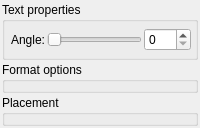
<?xml version="1.0" encoding="UTF-8"?>
<ui version="4.0">
 <class>tabAnnVal</class>
 <widget class="QWidget" name="tabAnnVal">
  <layout class="QVBoxLayout" name="outerLayout">
   <property name="spacing"><number>2</number></property>
   <property name="leftMargin"><number>2</number></property>
   <property name="topMargin"><number>2</number></property>
   <property name="rightMargin"><number>2</number></property>
   <property name="bottomMargin"><number>2</number></property>
   <item>
    <widget class="QGroupBox" name="fraTextProp">
     <property name="title"><string>Text properties</string></property>
     <layout class="QGridLayout" name="layoutTextProp">
      <property name="spacing"><number>2</number></property>
      <property name="leftMargin"><number>2</number></property>
      <property name="topMargin"><number>2</number></property>
      <property name="rightMargin"><number>2</number></property>
      <property name="bottomMargin"><number>2</number></property>
      <item row="0" column="0"><widget class="FontSelector" name="cmbFont"/></item>
      <item row="0" column="1"><widget class="AlignmentSelector" name="selAlign"/></item>
      <item row="1" column="0"><widget class="ColorSelector" name="cmbColor"/></item>
      <item row="1" column="1">
       <widget class="QWidget" name="rowAngle">
        <layout class="QHBoxLayout" name="layoutAngle">
         <property name="spacing"><number>2</number></property>
         <property name="leftMargin"><number>2</number></property>
         <property name="topMargin"><number>2</number></property>
         <property name="rightMargin"><number>2</number></property>
         <property name="bottomMargin"><number>2</number></property>
         <item>
          <widget class="QLabel" name="lblAngle">
           <property name="text"><string>Angle:</string></property>
          </widget>
         </item>
         <item>
          <widget class="QSlider" name="sldFontAngle">
           <property name="minimum"><number>0</number></property>
           <property name="maximum"><number>360</number></property>
           <property name="orientation"><enum>Qt::Horizontal</enum></property>
          </widget>
         </item>
         <item>
          <widget class="QSpinBox" name="spnFontAngle">
           <property name="minimum"><number>0</number></property>
           <property name="maximum"><number>360</number></property>
           <property name="maximumWidth"><number>55</number></property>
          </widget>
         </item>
        </layout>
       </widget>
      </item>
      <item row="2" column="0"><widget class="stdLineEditLaTeX" name="ledPrepend"/></item>
      <item row="2" column="1"><widget class="stdLineEditLaTeX" name="ledAppend"/></item>
     </layout>
    </widget>
   </item>
   <item>
    <widget class="QGroupBox" name="fraFormatOpt">
     <property name="title"><string>Format options</string></property>
     <layout class="QHBoxLayout" name="layoutFormatOpt">
      <property name="spacing"><number>2</number></property>
      <property name="leftMargin"><number>2</number></property>
      <property name="topMargin"><number>2</number></property>
      <property name="rightMargin"><number>2</number></property>
      <property name="bottomMargin"><number>2</number></property>
      <item><widget class="StdSelector" name="cmbType"/></item>
      <item><widget class="StdSelector" name="cmbPrecision"/></item>
      <item><widget class="StdSelector" name="cmbFormat"/></item>
     </layout>
    </widget>
   </item>
   <item>
    <widget class="QGroupBox" name="fraPlacement">
     <property name="title"><string>Placement</string></property>
     <layout class="QHBoxLayout" name="layoutPlacement">
      <property name="spacing"><number>2</number></property>
      <property name="leftMargin"><number>2</number></property>
      <property name="topMargin"><number>2</number></property>
      <property name="rightMargin"><number>2</number></property>
      <property name="bottomMargin"><number>2</number></property>
      <item><widget class="stdLineEdit" name="ledXOffs"/></item>
      <item><widget class="stdLineEdit" name="ledYOffs"/></item>
     </layout>
    </widget>
   </item>
  </layout>
 </widget>
 <customwidgets>
  <customwidget>
   <class>FontSelector</class>
   <extends>QWidget</extends>
   <header>fundamentals.h</header>
  </customwidget>
  <customwidget>
   <class>AlignmentSelector</class>
   <extends>QWidget</extends>
   <header>fundamentals.h</header>
  </customwidget>
  <customwidget>
   <class>ColorSelector</class>
   <extends>QWidget</extends>
   <header>fundamentals.h</header>
  </customwidget>
  <customwidget>
   <class>stdLineEditLaTeX</class>
   <extends>QWidget</extends>
   <header>fundamentals.h</header>
  </customwidget>
  <customwidget>
   <class>stdLineEdit</class>
   <extends>QWidget</extends>
   <header>fundamentals.h</header>
  </customwidget>
  <customwidget>
   <class>StdSelector</class>
   <extends>QWidget</extends>
   <header>fundamentals.h</header>
  </customwidget>
 </customwidgets>
 <resources/>
 <connections/>
</ui>
